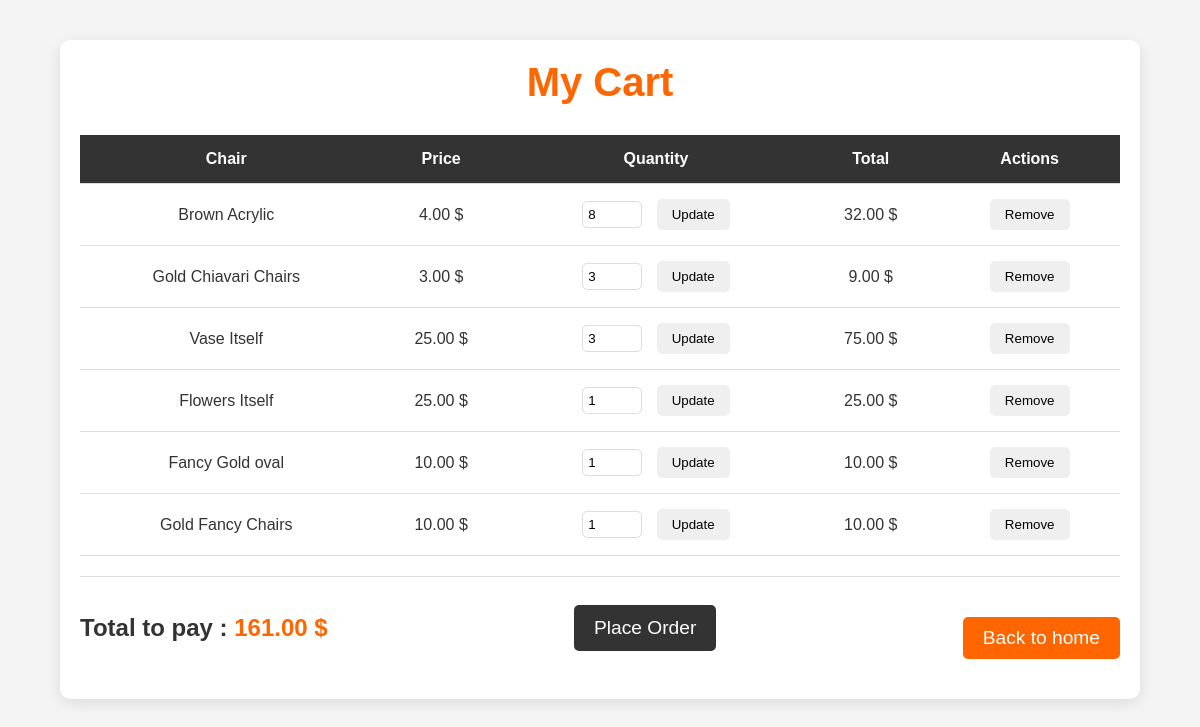
The page /voir_panier/ (signed in) on the database its author committed.
### gestion_chaises/models.py (models this page shows, shortened)
class ArticlePanier(models.Model):
    panier = models.ForeignKey(Panier, related_name='articles', on_delete=models.CASCADE)
    chaise = models.ForeignKey(Chaise, on_delete=models.CASCADE)
    quantite = models.PositiveIntegerField(default=1)

class Chaise(models.Model):
    nom = models.CharField(max_length=100)
    description = models.TextField(null=True, blank=True)
    disponible = models.BooleanField(default=True)
    prix_location_journalier = models.DecimalField(max_digits=6, decimal_places=2)
    photo = models.ImageField(upload_to='photos_chaises/', null=True, blank=True)

### gestion_chaises/views.py (the view)
# urls.py: path('voir_panier/', views.voir_panier, name='voir_panier'),
def voir_panier(request):
    panier = Panier.objects.get(utilisateur=request.user)
    articles = panier.articles.all()
    articles_avec_total = []
    for article in articles:
        total_article = article.quantite * article.chaise.prix_location_journalier
        articles_avec_total.append({
            'article': article,
            'total_article': total_article
        })
    total_panier = sum(article['total_article'] for article in articles_avec_total)
    context = {
        'articles_avec_total': articles_avec_total,
        'total_panier': total_panier,
    }
    return render(request, 'voir_panier.html', context)

### gestion_chaises/templates/voir_panier.html (shortened to what this page needs)
{% load static %}
<!DOCTYPE html>
<html lang="fr">
<head>
    <link rel="stylesheet" href="{% static 'css/panier.css' %}">
</head>
<body>
    <div class="container">
        <h1>My Cart</h1>
        <table class="cart-table">
            <thead>
                <tr>
                    <th>Chair</th>
                    <th>Price</th>
                    <th>Quantity</th>
                    <th>Total</th>
                    <th>Actions</th>
                </tr>
            </thead>
            <tbody>
                {% for item in articles_avec_total %}
                <tr>
                    <td>{{ item.article.chaise.nom }}</td>
                    <td>{{ item.article.chaise.prix_location_journalier }} $</td>
                    <td>
                        <form method="POST" action="{% url 'modifier_quantite' item.article.id %}">
                            <input type="number" name="quantity" value="{{ item.article.quantite }}" min="1">
                            <button type="submit">Update</button>
                        </form>
                    </td>
                    <td>{{ item.total_article }} $</td>
                    <td>
                        <form method="POST" action="{% url 'supprimer_article' item.article.id %}">
                            <button type="submit">Remove</button>
                        </form>
                    </td>
                </tr>
                {% endfor %}
            </tbody>
        </table>
        <div class="cart-summary">
            <p class="total">Total to pay : <span>{{ total_panier }} $</span></p>
            <form method="POST" action="{% url 'passer_commande' %}">
                <button type="submit" class="checkout-btn">Place Order</button>
            </form>
            <div class="back-home">
                <a href="{% url 'liste_chaises' %}" class="home-btn">Back to home</a>
            </div>
        </div>
    </div>
</body>
</html>

### static/css/panier.css (style rules this page uses)
* { margin: 0; padding: 0; box-sizing: border-box; }
body { font-family: 'Arial', sans-serif; background-color: #f4f4f4; color: #333; }
.container { width: 90%; max-width: 1200px; margin: 40px auto; background-color: white; padding: 20px; border-radius: 10px; box-shadow: 0px 4px 15px rgba(0, 0, 0, 0.1); }
h1 { text-align: center; margin-bottom: 30px; color: #ff6600; font-size: 2.5rem; }
.cart-table { width: 100%; border-collapse: collapse; margin-bottom: 20px; }
.cart-table thead { background-color: #333; color: white; }
.cart-table th, .cart-table td { padding: 15px; text-align: center; border-bottom: 1px solid #ddd; }
.cart-table input[type="number"] { width: 60px; padding: 5px; border: 1px solid #ddd; border-radius: 5px; margin-right: 10px; }
.cart-table button { padding: 8px 15px; border: none; border-radius: 5px; cursor: pointer; }
.cart-summary { display: flex; justify-content: space-between; align-items: center; padding: 20px 0; border-top: 1px solid #ddd; margin-top: 20px; }
.total { font-size: 1.5rem; font-weight: bold; color: #333; }
.total span { color: #ff6600; }
.checkout-btn { background-color: #333; color: white; padding: 12px 20px; border: none; border-radius: 5px; cursor: pointer; font-size: 1.2rem; transition: background-color 0.3s ease; }
.back-home { text-align: center; margin-top: 20px; }
.home-btn { display: inline-block; background-color: #ff6600; color: white; padding: 10px 20px; border-radius: 5px; text-decoration: none; font-size: 1.2rem; transition: background-color 0.3s ease; }

### rows shown on the page
ArticlePanier: article.chaise.nom "Brown Acrylic", article.chaise.prix_location_journalier "4.00", quantity "8", total_article "32.00"
ArticlePanier: article.chaise.nom "Gold Chiavari Chairs", article.chaise.prix_location_journalier "3.00", quantity "3", total_article "9.00"
ArticlePanier: article.chaise.nom "Vase Itself", article.chaise.prix_location_journalier "25.00", quantity "3", total_article "75.00"
ArticlePanier: article.chaise.nom "Flowers Itself", article.chaise.prix_location_journalier "25.00", quantity "1", total_article "25.00"
ArticlePanier: article.chaise.nom "Fancy Gold oval", article.chaise.prix_location_journalier "10.00", quantity "1", total_article "10.00"
ArticlePanier: article.chaise.nom "Gold Fancy Chairs", article.chaise.prix_location_journalier "10.00", quantity "1", total_article "10.00"

### other values the page prints
{{ total_panier }} "161.00"
